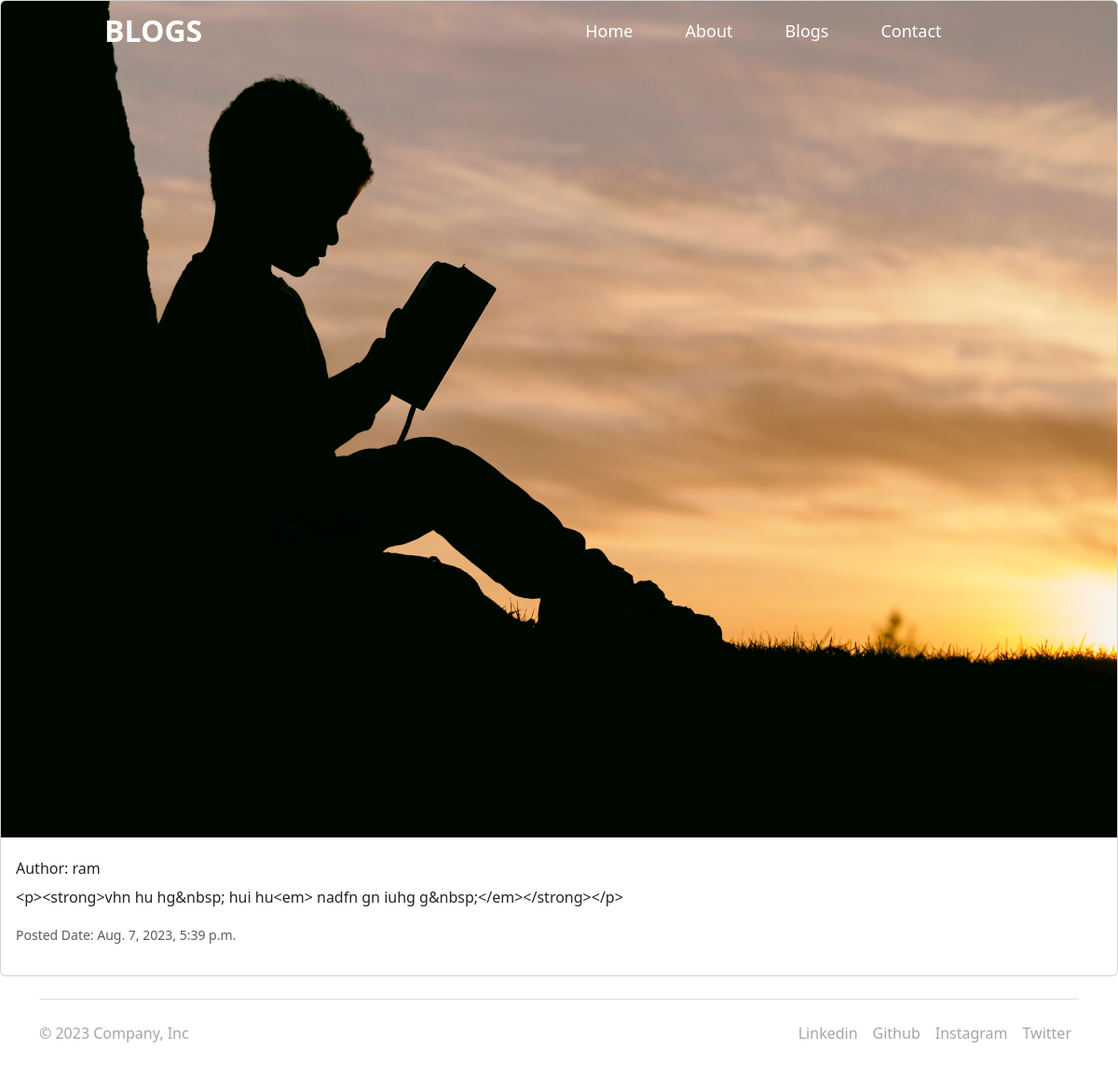
/viewblog/3/, run on the app's committed database.
### Namanblogs/models.py (models this page shows)
class Popularblogs(models.Model):
    auth_name= models.CharField(max_length=25)
    date = models.DateTimeField(auto_now_add=True)
    blog_title = models.CharField(max_length=100)
    content = RichTextField()

### Namanblogs/views.py (the view)
# urls.py: path('viewblog/<int:pk>/', views.view_blog, name='viewblog'),
def view_blog(request, pk):
    viewBlog = Popularblogs.objects.get(pk=pk)
    return render(request, 'viewblog.html',
    {'viewBlog':viewBlog})

### templates/viewblog.html (shortened to what this page needs)
{% extends "base.html" %} {% block body %}
<div class="card mb-3">
  <img src="../static/images/content-1.jpg" class="card-img-top" alt="..." />
  <div class="card-body">
    <h6 class="class-warning">Author: {{viewBlog.auth_name}}</h6>
    <p class="card-text">{{viewBlog.content}}</p>
    <p>
      <small class="text-body-secondary">Posted Date: {{viewBlog.date}}</small>
    </p>
  </div>
</div>
{% endblock body %}

### static/images/base.css (style rules this page uses)
* { margin: 0; padding: 0; box-sizing: border-box; }
body { min-height: 100vh; background-size: cover; background-position: center; }

### data on the page
Popularblogs: auth_name "ram", content "<p><strong>vhn hu hg&nbsp; hui hu<em> nadfn gn iuhg g&nbsp;</em></strong></p>", date "Aug. 7, 2023, 5:39 p.m."
